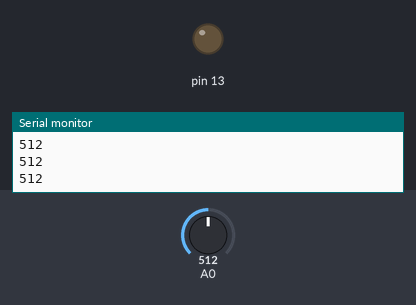
Bench run of a sketch on a simulated Arduino Uno, built with avr-gcc and run on an emulated ATmega328P. On the bench: output pins drawn as LEDs (lit = HIGH), the last lines printed to the serial monitor. Inputs (shaded band) come from the test bench; at power-on: A0 = 512.

Above: at 1.2 s.
1.3 s: A0 set to 208
2.8 s: A0 set to 189
At 3.5 s:
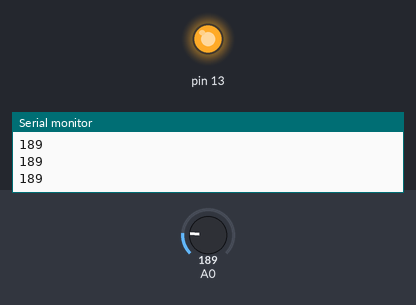
4.3 s: A0 set to 210
At 4.8 s:
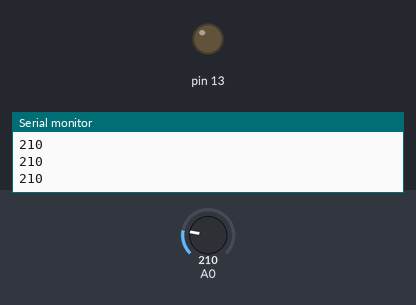
5.8 s: A0 set to 190
At 6.1 s:
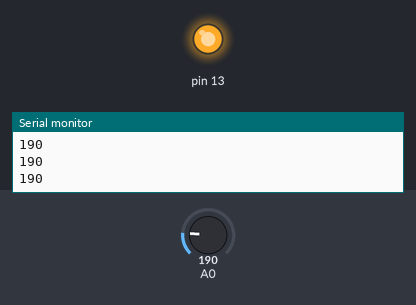
Timing chart, 0 to 8.3 s (numbered marks = the images above; inputs shaded):
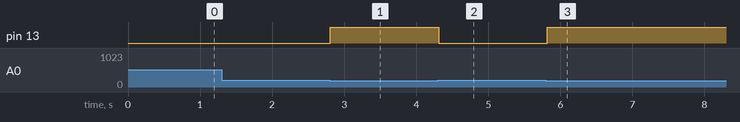

The sketch:

Fotorezistor_Razvi.ino
```cpp
#include <SoftwareSerial.h>

int sensorValue = 0;

void setup()
{
  pinMode(A0, INPUT);
  pinMode(13, OUTPUT);
  Serial.begin(9600);
}

void loop()
{

  sensorValue = analogRead(A0);
  Serial.println(sensorValue);
  if (sensorValue>=200)
    digitalWrite(13, LOW);
  else
    digitalWrite(13, HIGH);
  delay(100);
}
```

Measured:
- the behaviour switches between 200 and 199 on A0 (found by bisection; images 0 and 1)
- after the input at 2.8 s, pin 13: LOW → HIGH at once
- after the input at 4.3 s, pin 13: HIGH → LOW at once
- after the input at 5.8 s, pin 13: LOW → HIGH at once
